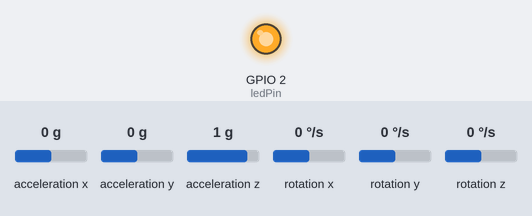
Bench run of a sketch on a simulated ESP8266 (Wemos D1 mini). Parts: output pins drawn as LEDs (lit = HIGH). Inputs (shaded band) come from the test bench; at power-on: acceleration x 0 g, acceleration y 0 g, acceleration z 1 g, rotation x 0 °/s, rotation y 0 °/s, rotation z 0 °/s. WiFi joins after 1.5 s; servers stay silent unless stated; uploads are accepted with an empty reply.

Above: at 0.1 s.
At 0.6 s:
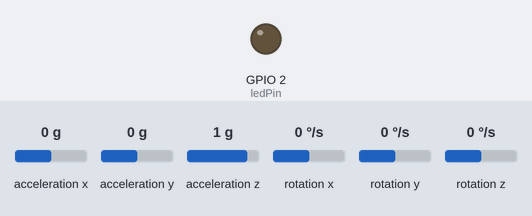
Timing chart, 0 to 2.5 s (numbered marks = the images above):
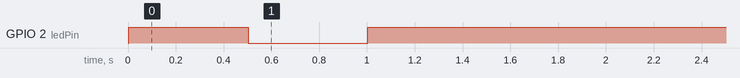

The sketch:

client-gy-50.ino
```cpp
#include <Wire.h>
#include <L3G.h>
#include <ESP8266WiFi.h>
#include <ESP8266HTTPClient.h>
#include <WiFiClient.h>

const char *ssid = "amb_machine_v1";
const char *password = "ambmachineV1";
const char *url = "http://192.168.43.77:9000/";

const int ledPin = LED_BUILTIN;
int ledState = LOW;

L3G gyro;

void setup() {
	pinMode(ledPin, OUTPUT);

	WiFi.mode(WIFI_STA);
	WiFi.begin(ssid, password);

	while (WiFi.status() != WL_CONNECTED) {
		if (ledState == LOW) {
			ledState = HIGH;
		} else {
			ledState = LOW;
		}

		digitalWrite(ledPin, ledState);
		delay(500);
	}

	Wire.begin();

	if (!gyro.init()) {
		digitalWrite(ledPin, LOW);
		while (1);
	}

	digitalWrite(ledPin, HIGH);
	gyro.enableDefault();
}

void loop() {
	WiFiClient client;
	HTTPClient http;

	gyro.read();
	int x = (int)gyro.g.x;
	int y = (int)gyro.g.y;
	int z = (int)gyro.g.z;

	char params[64];
	sprintf(params, "id=7&gx=%d&gy=%d&gz=%d", x, y, z);
	bool ok = false;

	if (http.begin(client, url)) {
		http.addHeader("Content-Type", "application/x-www-form-urlencoded");
		ok = http.POST(params) == 200;
		http.end();
	}

	if (ok || ledState == LOW) {
		ledState = HIGH;
	} else {
		ledState = LOW;
	}

	digitalWrite(ledPin, ledState);
}
```
